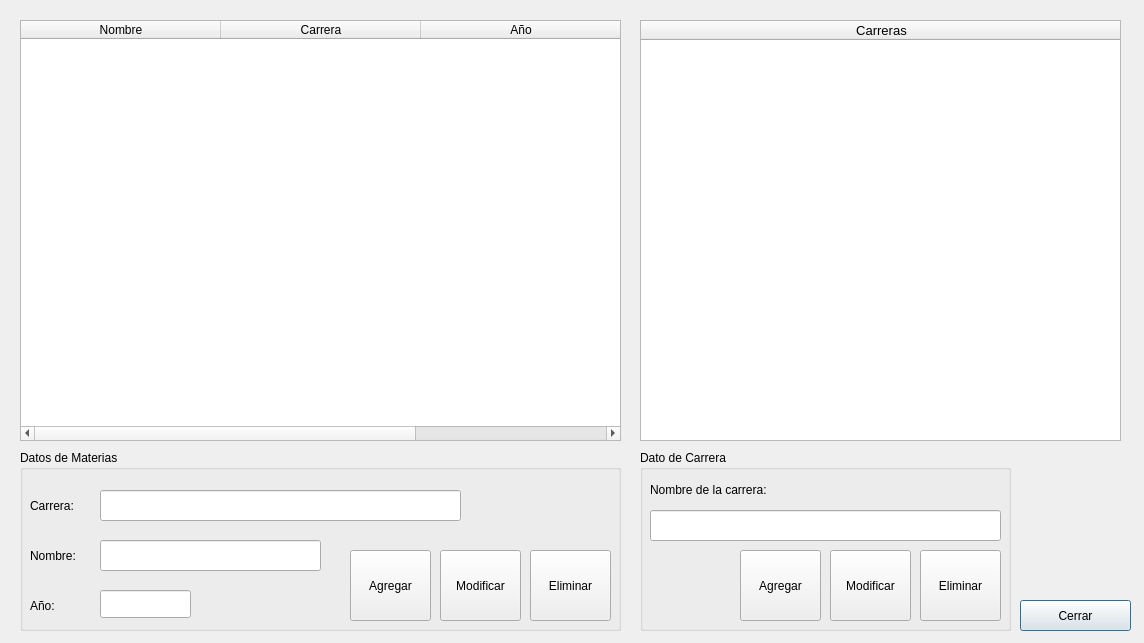
<?xml version="1.0" encoding="UTF-8"?>
<ui version="4.0">
 <class>Dialog</class>
 <widget class="QDialog" name="Dialog">
  <property name="geometry">
   <rect>
    <x>0</x>
    <y>0</y>
    <width>1144</width>
    <height>643</height>
   </rect>
  </property>
  <property name="minimumSize">
   <size>
    <width>640</width>
    <height>400</height>
   </size>
  </property>
  <property name="windowTitle">
   <string>Materias</string>
  </property>
  <widget class="QPushButton" name="btnCerrar">
   <property name="geometry">
    <rect>
     <x>1020</x>
     <y>600</y>
     <width>111</width>
     <height>31</height>
    </rect>
   </property>
   <property name="text">
    <string>Cerrar</string>
   </property>
  </widget>
  <widget class="QTableWidget" name="tlbMaterias">
   <property name="enabled">
    <bool>true</bool>
   </property>
   <property name="geometry">
    <rect>
     <x>20</x>
     <y>20</y>
     <width>601</width>
     <height>421</height>
    </rect>
   </property>
   <property name="columnCount">
    <number>3</number>
   </property>
   <attribute name="horizontalHeaderDefaultSectionSize">
    <number>200</number>
   </attribute>
   <column>
    <property name="text">
     <string>Nombre</string>
    </property>
    <property name="font">
     <font>
      <pointsize>9</pointsize>
      <bold>false</bold>
     </font>
    </property>
   </column>
   <column>
    <property name="text">
     <string>Carrera</string>
    </property>
   </column>
   <column>
    <property name="text">
     <string notr="true">Año</string>
    </property>
   </column>
  </widget>
  <widget class="QTableWidget" name="tlbCarreras">
   <property name="enabled">
    <bool>true</bool>
   </property>
   <property name="geometry">
    <rect>
     <x>640</x>
     <y>20</y>
     <width>481</width>
     <height>421</height>
    </rect>
   </property>
   <attribute name="horizontalHeaderDefaultSectionSize">
    <number>481</number>
   </attribute>
   <attribute name="verticalHeaderMinimumSectionSize">
    <number>24</number>
   </attribute>
   <attribute name="verticalHeaderDefaultSectionSize">
    <number>37</number>
   </attribute>
   <column>
    <property name="text">
     <string>Carreras</string>
    </property>
    <property name="font">
     <font>
      <pointsize>10</pointsize>
     </font>
    </property>
   </column>
  </widget>
  <widget class="QGroupBox" name="gboxMateria">
   <property name="geometry">
    <rect>
     <x>20</x>
     <y>450</y>
     <width>601</width>
     <height>181</height>
    </rect>
   </property>
   <property name="title">
    <string>Datos de Materias</string>
   </property>
   <widget class="QLineEdit" name="txtAnio">
    <property name="geometry">
     <rect>
      <x>80</x>
      <y>140</y>
      <width>91</width>
      <height>28</height>
     </rect>
    </property>
   </widget>
   <widget class="QLabel" name="nombre_1">
    <property name="geometry">
     <rect>
      <x>10</x>
      <y>90</y>
      <width>91</width>
      <height>31</height>
     </rect>
    </property>
    <property name="text">
     <string>Nombre:</string>
    </property>
   </widget>
   <widget class="QLabel" name="anio">
    <property name="geometry">
     <rect>
      <x>10</x>
      <y>140</y>
      <width>51</width>
      <height>31</height>
     </rect>
    </property>
    <property name="text">
     <string>Año:</string>
    </property>
   </widget>
   <widget class="QLabel" name="carrera">
    <property name="geometry">
     <rect>
      <x>10</x>
      <y>40</y>
      <width>61</width>
      <height>31</height>
     </rect>
    </property>
    <property name="text">
     <string>Carrera:</string>
    </property>
   </widget>
   <widget class="QLineEdit" name="txtCarrera">
    <property name="geometry">
     <rect>
      <x>80</x>
      <y>40</y>
      <width>361</width>
      <height>31</height>
     </rect>
    </property>
   </widget>
   <widget class="QLineEdit" name="txtNombre_1">
    <property name="geometry">
     <rect>
      <x>80</x>
      <y>90</y>
      <width>221</width>
      <height>31</height>
     </rect>
    </property>
   </widget>
   <widget class="QPushButton" name="btnModificar">
    <property name="geometry">
     <rect>
      <x>420</x>
      <y>100</y>
      <width>81</width>
      <height>71</height>
     </rect>
    </property>
    <property name="text">
     <string>Modificar</string>
    </property>
   </widget>
   <widget class="QPushButton" name="btnEliminar">
    <property name="geometry">
     <rect>
      <x>510</x>
      <y>100</y>
      <width>81</width>
      <height>71</height>
     </rect>
    </property>
    <property name="text">
     <string>Eliminar</string>
    </property>
   </widget>
   <widget class="QPushButton" name="btnAgregar">
    <property name="geometry">
     <rect>
      <x>330</x>
      <y>100</y>
      <width>81</width>
      <height>71</height>
     </rect>
    </property>
    <property name="text">
     <string>Agregar</string>
    </property>
   </widget>
  </widget>
  <widget class="QGroupBox" name="gboxCarrera">
   <property name="geometry">
    <rect>
     <x>640</x>
     <y>450</y>
     <width>371</width>
     <height>181</height>
    </rect>
   </property>
   <property name="title">
    <string>Dato de Carrera</string>
   </property>
   <widget class="QLineEdit" name="txtNombre_2">
    <property name="enabled">
     <bool>true</bool>
    </property>
    <property name="geometry">
     <rect>
      <x>10</x>
      <y>60</y>
      <width>351</width>
      <height>31</height>
     </rect>
    </property>
   </widget>
   <widget class="QLabel" name="nombre_2">
    <property name="enabled">
     <bool>true</bool>
    </property>
    <property name="geometry">
     <rect>
      <x>10</x>
      <y>30</y>
      <width>151</width>
      <height>20</height>
     </rect>
    </property>
    <property name="text">
     <string>Nombre de la carrera:</string>
    </property>
   </widget>
   <widget class="QPushButton" name="btnAgregar_2">
    <property name="geometry">
     <rect>
      <x>100</x>
      <y>100</y>
      <width>81</width>
      <height>71</height>
     </rect>
    </property>
    <property name="text">
     <string>Agregar</string>
    </property>
   </widget>
   <widget class="QPushButton" name="btnModificar_2">
    <property name="geometry">
     <rect>
      <x>190</x>
      <y>100</y>
      <width>81</width>
      <height>71</height>
     </rect>
    </property>
    <property name="text">
     <string>Modificar</string>
    </property>
   </widget>
   <widget class="QPushButton" name="btnEliminar_2">
    <property name="geometry">
     <rect>
      <x>280</x>
      <y>100</y>
      <width>81</width>
      <height>71</height>
     </rect>
    </property>
    <property name="text">
     <string>Eliminar</string>
    </property>
   </widget>
  </widget>
 </widget>
 <resources/>
 <connections/>
</ui>
